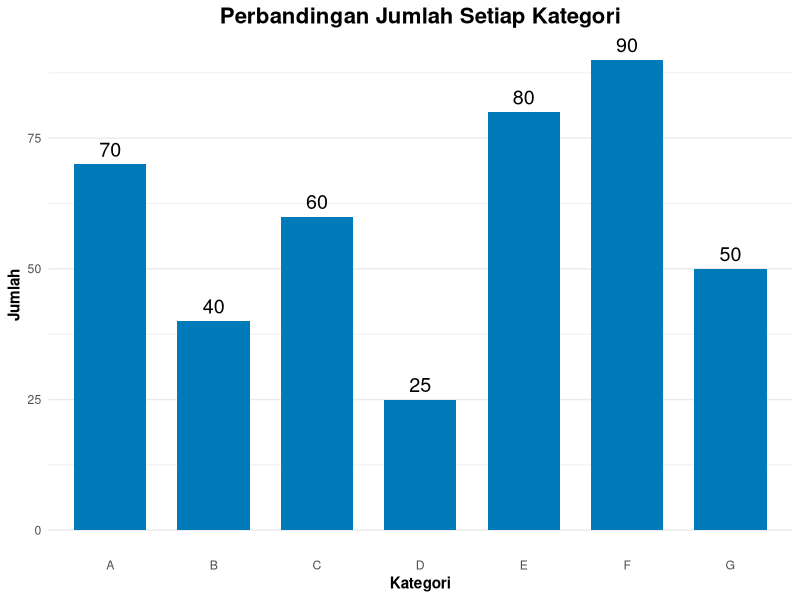
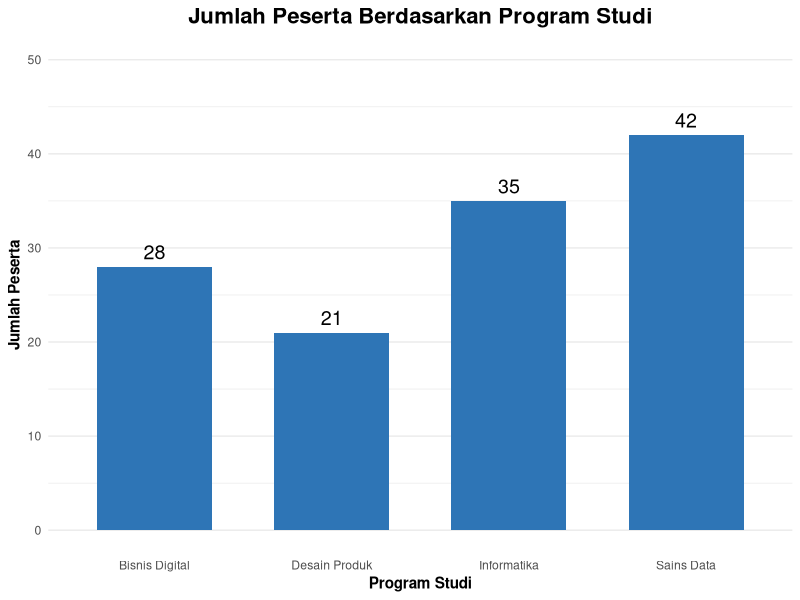

The R source for these figures, in order:
## ---- chunk 1

library(ggplot2)
library(DiagrammeR)

## ---- chunk 2

# Membuat data
data <- data.frame(
  Kategori = c("A", "B", "C", "D", "E", "F", "G"),
  Jumlah = c(70, 40, 60, 25, 80, 90, 50)
)

# Membuat bar chart
ggplot(data, aes(x = Kategori, y = Jumlah)) +
  geom_col(fill = "#007ab8", width = 0.7) +
  geom_text(
    aes(label = Jumlah),
    vjust = -0.5,
    size = 5
  ) +
  labs(
    title = "Perbandingan Jumlah Setiap Kategori",
    x = "Kategori",
    y = "Jumlah"
  ) +
  theme_minimal() +
  theme(
    plot.title = element_text(
      face = "bold",
      size = 16,
      hjust = 0.5
    ),
    axis.title = element_text(face = "bold"),
    panel.grid.major.x = element_blank()
  )

## ---- chunk 3
grViz("
digraph flowchart {

  graph [
    rankdir = TB,
    bgcolor = 'transparent',
    margin = 0.2,
    nodesep = 0.4,
    ranksep = 0.5
  ]

  node [
    shape = box,
    style = 'rounded,filled',
    fontname = 'Arial',
    fontsize = 18,
    margin = '0.25,0.15',
    width = 3.8,
    color = '#1F4E78',
    penwidth = 2
  ]

  edge [
    color = '#555555',
    penwidth = 2,
    arrowsize = 0.8
  ]

  DATA [
    label = 'DATA\\nApa yang kita punya?',
    fillcolor = '#EAF2F8'
  ]

  INFORMASI [
    label = 'INFORMASI\\nApa yang terjadi?',
    fillcolor = '#E8F4EA'
  ]

  INSIGHT [
    label = 'INSIGHT\\nApa yang dapat kita pahami?',
    fillcolor = '#FFF3CD'
  ]

  DATA -> INFORMASI
  INFORMASI -> INSIGHT
}
")
## ---- chunk 4

grViz("
digraph decision_guide {

  graph [
    rankdir = TB,
    bgcolor = 'transparent',
    margin = 0.2,
    nodesep = 0.6,
    ranksep = 0.45
  ]

  node [
    shape = box,
    style = 'rounded,filled',
    fontname = 'Arial',
    fontsize = 15,
    margin = '0.25,0.15',
    color = '#1F4E78',
    penwidth = 1.8
  ]

  edge [
    color = '#555555',
    penwidth = 1.8,
    arrowsize = 0.7
  ]


  // =========================
  // BAGIAN 1
  // =========================

  question1 [
    label = 'APA YANG INGIN\\nDIKETAHUI?',
    fillcolor = '#1F4E78',
    fontcolor = 'white',
    fontsize = 17
  ]

  compare [
    label = 'COMPARE',
    fillcolor = '#EAF2F8'
  ]

  trend [
    label = 'TREND',
    fillcolor = '#EAF2F8'
  ]

  relationship [
    label = 'RELATIONSHIP',
    fillcolor = '#EAF2F8'
  ]

  bar [
    label = 'BAR',
    fillcolor = '#D9EAF7'
  ]

  line [
    label = 'LINE',
    fillcolor = '#D9EAF7'
  ]

  scatter [
    label = 'SCATTER',
    fillcolor = '#D9EAF7'
  ]


  question1 -> compare
  question1 -> trend
  question1 -> relationship

  compare -> bar
  trend -> line
  relationship -> scatter


  // =========================
  // BAGIAN 2
  // =========================

  question2 [
    label = 'BAGAIMANA DATA\\nTERSEBAR?',
    fillcolor = '#1F4E78',
    fontcolor = 'white',
    fontsize = 17
  ]

  distribution [
    label = 'DISTRIBUTION',
    fillcolor = '#EAF2F8'
  ]

  spread [
    label = 'SPREAD',
    fillcolor = '#EAF2F8'
  ]

  histogram [
    label = 'HISTOGRAM',
    fillcolor = '#D9EAF7'
  ]

  boxplot [
    label = 'BOXPLOT',
    fillcolor = '#D9EAF7'
  ]

  question2 -> distribution
  question2 -> spread

  distribution -> histogram
  spread -> boxplot


  // =========================
  // ALIGNMENT
  // =========================

  { rank = same; compare; trend; relationship }
  { rank = same; bar; line; scatter }
  { rank = same; distribution; spread }
  { rank = same; histogram; boxplot }
}
")
## ---- chunk 5

# Membuat data
data_peserta <- data.frame(
  Program_Studi = c(
    "Sains Data",
    "Informatika",
    "Bisnis Digital",
    "Desain Produk"
  ),
  Jumlah = c(42, 35, 28, 21)
)

# Membuat Bar Chart
ggplot(data_peserta, aes(
  x = Program_Studi,
  y = Jumlah
)) +
  geom_col(
    fill = "#2E75B6",
    width = 0.65
  ) +
  geom_text(
    aes(label = Jumlah),
    vjust = -0.5,
    size = 5
  ) +
  labs(
    title = "Jumlah Peserta Berdasarkan Program Studi",
    x = "Program Studi",
    y = "Jumlah Peserta"
  ) +
  scale_y_continuous(
    limits = c(0, 50),
    breaks = seq(0, 50, 10)
  ) +
  theme_minimal() +
  theme(
    plot.title = element_text(
      face = "bold",
      size = 16,
      hjust = 0.5
    ),
    axis.title = element_text(
      face = "bold"
    ),
    panel.grid.major.x = element_blank()
  )
## ---- chunk 6
grViz("
digraph analysis_flow {

  graph [
    rankdir = TB,
    bgcolor = 'transparent',
    margin = 0.2,
    nodesep = 0.4,
    ranksep = 0.35
  ]

  node [
    shape = box,
    style = 'rounded,filled',
    fontname = 'Arial',
    fontsize = 16,
    margin = '0.3,0.18',
    width = 3.5,
    color = '#1F4E78',
    penwidth = 1.8
  ]

  edge [
    color = '#555555',
    penwidth = 1.8,
    arrowsize = 0.7
  ]

  DATA [
    label = 'DATA',
    fillcolor = '#1F4E78',
    fontcolor = 'white',
    fontsize = 18
  ]

  IMPORT [
    label = 'IMPORT',
    fillcolor = '#EAF2F8'
  ]

  EXPLORE [
    label = 'EXPLORE',
    fillcolor = '#EAF2F8'
  ]

  VISUALIZE [
    label = 'VISUALIZE',
    fillcolor = '#EAF2F8'
  ]

  INTERPRET [
    label = 'INTERPRET',
    fillcolor = '#EAF2F8'
  ]

  INSIGHT [
    label = 'INSIGHT',
    fillcolor = '#FFF3CD',
    fontsize = 18
  ]

  DATA -> IMPORT
  IMPORT -> EXPLORE
  EXPLORE -> VISUALIZE
  VISUALIZE -> INTERPRET
  INTERPRET -> INSIGHT
}
")
## ---- chunk 7
library(DiagrammeR)

grViz("
digraph roadmap {

  graph [
    rankdir = TB,
    bgcolor = 'transparent',
    margin = 0.2,
    nodesep = 0.35,
    ranksep = 0.35
  ]

  node [
    shape = box,
    style = 'rounded,filled',
    fontname = 'Arial',
    fontsize = 16,
    margin = '0.25,0.18',
    color = '#1F4E78',
    penwidth = 1.8
  ]

  edge [
    color = '#777777',
    penwidth = 2,
    arrowsize = 0.7
  ]

  step01 [
    label = '01\\nUnderstand Data',
    fillcolor = '#EAF2F8'
  ]

  step02 [
    label = '02\\nWork with R',
    fillcolor = '#EAF2F8'
  ]

  step03 [
    label = '03\\nVisualize',
    fillcolor = '#EAF2F8'
  ]

  step04 [
    label = '04\\nFind Insight',
    fillcolor = '#EAF2F8'
  ]

  step05 [
    label = '05\\nProject',
    fillcolor = '#FFF3CD'
  ]

  step01 -> step02
  step02 -> step03
  step03 -> step04
  step04 -> step05
}
")
